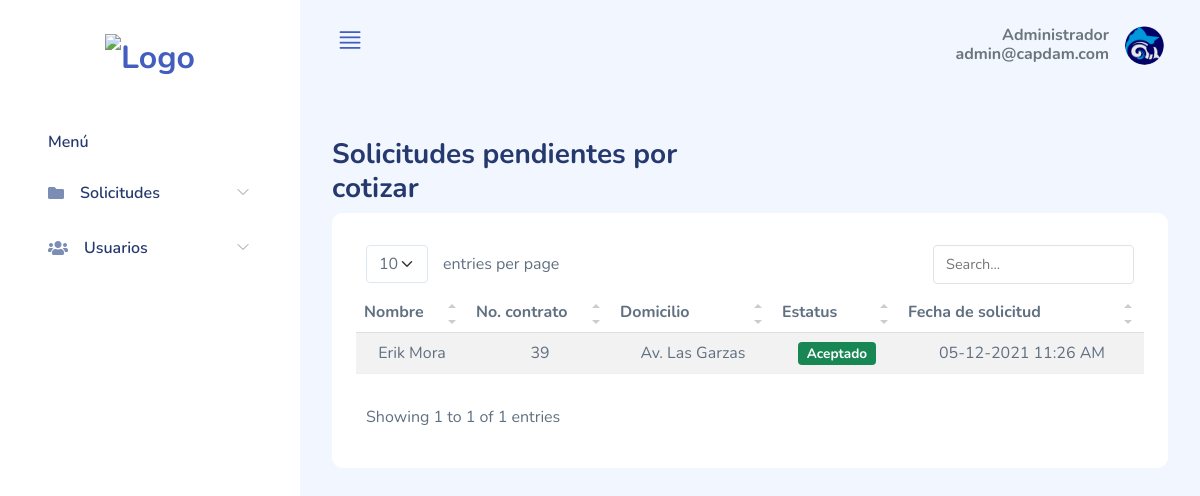
/admin/cotizar.php (signed in), run on the app's committed database.
### tables this page shows
CREATE TABLE `usuarios` (
  `id_usuario` int(11) NOT NULL,
  `correo` varchar(30) NOT NULL,
  `password` varchar(120) NOT NULL,
  `rol` int(11) NOT NULL,
  `delegacion` int(11) DEFAULT NULL
);

CREATE TABLE `contratacion` (
  `id_contratacion` int(11) NOT NULL,
  `nombre` varchar(30) NOT NULL,
  `apellidos` varchar(30) NOT NULL,
  `correo` varchar(30) NOT NULL,
  `telefono` varchar(15) NOT NULL,
  `domicilio` varchar(200) NOT NULL,
  `delegacion` int(11) NOT NULL,
  `derecho_posesion` varchar(50) NOT NULL,
  `predial` varchar(50) NOT NULL,
  `ine` varchar(50) NOT NULL,
  `curp` varchar(50) NOT NULL,
  `vocacion_uso` varchar(50) DEFAULT NULL,
  `fachada` varchar(50) NOT NULL,
  `tipo_contrato` varchar(30) NOT NULL,
  `estado` int(1) NOT NULL,
  `fecha_solicitud` datetime NOT NULL
);

### php/conexion.php (called while the page is built, shortened)
<?php
  class Conexion {
    function connect(){
      try{
        $conexion = "mysql:host=localhost; dbname=contratos; charset=utf8mb4";
        return $pdo = new PDO($conexion, "root", "");
      } catch (PDOException $err){
        print_r($err->getMessage());
      }
    }
  }
?>

### admin/cotizar.php (the view, shortened to what this page needs)
<?php
include_once '../php/conexion.php';
$conexion = new Conexion();
if (isset($_SESSION['correo'])) {
  $usuarioCorreo = $_SESSION['correo'];
  $usuario = $conexion->connect()->query("SELECT * FROM usuarios WHERE correo = '$usuarioCorreo'");
  $usuario->execute();
  $rowUsuario = $usuario->fetch();
} else {
  header("Location: ../index.php");
}
?>
<!DOCTYPE html>
<html lang="es">
<head>
  <link rel="stylesheet" href="../assets/css/bootstrap.css">
  <link rel="stylesheet" href="../assets/vendors/perfect-scrollbar/perfect-scrollbar.css">
  <link rel="stylesheet" href="../assets/vendors/bootstrap-icons/bootstrap-icons.css">
  <link rel="stylesheet" href="../assets/css/app.css">
  <link rel="stylesheet" href="../assets/vendors/simple-datatables/style.css">
  <link rel="stylesheet" href="https://cdnjs.cloudflare.com/ajax/libs/font-awesome/5.15.3/css/all.min.css" />
  <link rel="stylesheet" href="../assets/vendors/sweetalert2/sweetalert2.min.css">
</head>
<body>
  <div id="app">
    <div id="sidebar" class="active">
      <div class="sidebar-wrapper active">
        <div class="sidebar-header">
        <div class="text-center">
            <a href="index.php"><img src="../assets/images/logo_fondo.png" class="w-100 h-100" alt="Logo" srcset=""></a>
          </div>
        </div>
        <div class="sidebar-menu">
          <ul class="menu">
            <li class="sidebar-title">Menú</li>
            <li class="sidebar-item  has-sub">
              <a href="#" class='sidebar-link'>
                <i class="fas fa-folder"></i>
                <span>Solicitudes</span>
              </a>
            </li>
            <li class="sidebar-item  has-sub">
              <a href="#" class='sidebar-link'>
                <i class="fas fa-users"></i>
                <span>Usuarios</span>
              </a>
            </li>
          </ul>
        </div>
      </div>
    </div>
    <div id="main" class='layout-navbar'>
      <header class='mb-3'>
        <nav class="navbar navbar-expand navbar-light ">
          <div class="container-fluid">
            <a href="#" class="burger-btn d-block">
              <i class="bi bi-justify fs-3"></i>
            </a>
            <div class="collapse navbar-collapse" id="navbarSupportedContent">
              <div class="dropdown">
                <a href="#" data-bs-toggle="dropdown" aria-expanded="false">
                  <div class="user-menu d-flex">
                    <div class="user-name text-end me-3">
                      <h6 class="mb-0 text-gray-600">Administrador</h6>
                      <h6 class="mb-0 text-gray-600"><?php echo $rowUsuario['correo']; ?> </h6>
                    </div>
                    <div class="user-img d-flex align-items-center">
                      <div class="avatar avatar-md">
                        <img src="../assets/images/logo.png">
                      </div>
                    </div>
                  </div>
                </a>
              </div>
            </div>
          </div>
        </nav>
      </header>
      <div id="main-content">
        <div class="page-heading">
          <div class="page-title">
            <div class="row">
              <div class="col-12 col-md-6 order-md-1 order-last">
                <h3>Solicitudes pendientes por cotizar</h3>
              </div>
            </div>
          </div>
          <section class="section">
            <div class="card">
              <div class="card-body">
                <table class="table table-striped" id="table1">
                  <thead>
                    <tr class="text-center">
                      <th>Nombre</th>
                      <th>No. contrato</th>
                      <th>Domicilio</th>
                      <th>Estatus</th>
                      <th>Fecha de solicitud</th>
                    </tr>
                  </thead>
                  <tbody>
                    <?php
                    $query = $conexion->connect()->query("SELECT * FROM contratacion WHERE estado = 1");
                    $query->execute();
                    $solicitudes = $query->fetchAll();
                    foreach ($solicitudes as $solicitud) {
                      $estado = '';
                      if ($solicitud['estado'] == 1) {
                        $estado = 'Aceptado';
                      }
                      echo '<tr class="text-center">
                                <td>' . $solicitud['nombre'] . ' ' . $solicitud['apellidos'] . '</td>
                                <td>' . $solicitud['id_contratacion'] . '</td>
                                <td>' . $solicitud['domicilio'] . '</td>
                                <td><span class="badge bg-success">' . $estado . '</span></td>
                                <td>' . strftime('%m-%d-%Y %I:%M %p', strtotime($solicitud['fecha_solicitud'])) . '</td>
                              </tr>';
                    }
                    ?>
                  </tbody>
                </table>
              </div>
            </div>
          </section>
        </div>
      </div>
    </div>
  </div>
</body>
</html>

### assets/css/app.css (style rules this page uses)
.avatar { display:inline-flex;border-radius:50%;text-align:center;vertical-align:middle;position:relative }
.avatar img { width:32px;height:32px;border-radius:50% }
.avatar.avatar-md .avatar-content,.avatar.avatar-md img { width:32px;height:32px;font-size:.8rem }
.card { margin-bottom:2.2rem;border:none }
.card .card-body { padding:1.5rem }
#sidebar.active .sidebar-wrapper { left:0 }
.sidebar-wrapper { width:300px;height:100vh;position:fixed;top:0;z-index:10;overflow-y:auto;background-color:#fff;bottom:0;transition:left .5s ease-out }
.sidebar-wrapper .sidebar-header { padding:2rem 2rem 1rem;font-size:2rem;font-weight:700 }
.sidebar-wrapper .sidebar-header img { height:1.2rem }
.sidebar-wrapper .menu { margin-top:2rem;padding:0 2rem;font-weight:600 }
.sidebar-wrapper .menu .sidebar-title { padding:0 1rem;margin:1.5rem 0 1rem;font-size:1rem;list-style:none;font-weight:600;color:#25396f }
.sidebar-wrapper .menu .sidebar-link { display:block;padding:.7rem 1rem;font-size:1rem;display:flex;align-items:center;border-radius:.5rem;transition:all .5s;text-decoration:none;color:#25396f }
.sidebar-wrapper .menu .sidebar-link i,.sidebar-wrapper .menu .sidebar-link svg { color:#7c8db5 }
.sidebar-wrapper .menu .sidebar-link span { margin-left:1rem }
.sidebar-wrapper .menu .sidebar-item { list-style:none;margin-top:.5rem;position:relative }
.sidebar-wrapper .menu .sidebar-item.has-sub .sidebar-link:after { position:absolute;color:#ccc;right:15px;top:12px;display:block }
.navbar { height:90px;padding:1.5rem }
.navbar .user-menu img { width:39px;height:39px }
.dataTable-table td,.dataTable-table thead th,.table td,.table thead th { vertical-align:middle }
.dataTable-table:not(.table-borderless) thead th,.table:not(.table-borderless) thead th { border-bottom:1px solid #dedede!important }
.bi { width:1rem;height:1rem }
.burger-btn { display:none }
#main { margin-left:300px;padding:2rem }
#main.layout-navbar { padding:0 }
#main #main-content { padding:2rem }
.page-heading { margin:0 0 2rem }
.page-heading h3 { font-weight:700 }
a { text-decoration:none }
.text-gray-600 { color:#6c757d!important }

### data on the page
usuarios: correo "admin@capdam.com"
contratacion: nombre "Erik", apellidos "Mora", id_contratacion "39", domicilio "Av. Las Garzas", estado "Aceptado", fecha_solicitud "05-12-2021 11:26 AM"
